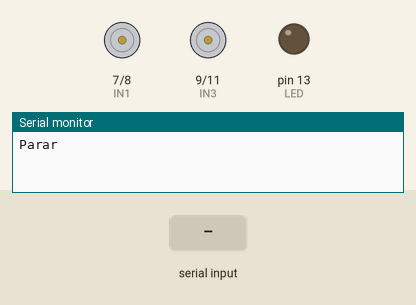
A sketch run on a simulated Arduino Uno, built with avr-gcc and run on an emulated ATmega328P. Parts: motor-driver pin pairs drawn as motors (green arrow = first pin HIGH = forward, orange = second pin HIGH = backward, longer = more drive, scaled by the enable pin), output pins drawn as LEDs (lit = HIGH), the last lines printed to the serial monitor. Inputs (shaded band) come from the test bench.

Above: at 1.2 s.
1.3 s: "+" received over Serial
At 2.3 s:
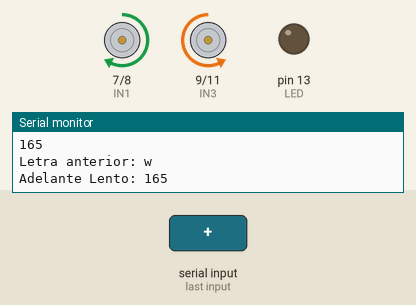
2.8 s: "l" received over Serial
At 3.5 s:
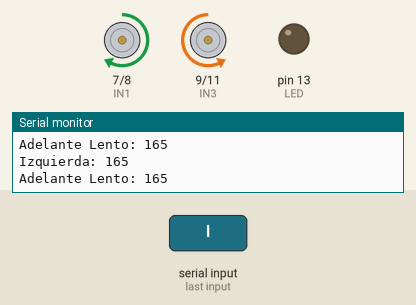
4.3 s: "r" received over Serial
5.8 s: "f" received over Serial
7.3 s: "b" received over Serial
At 8.1 s:
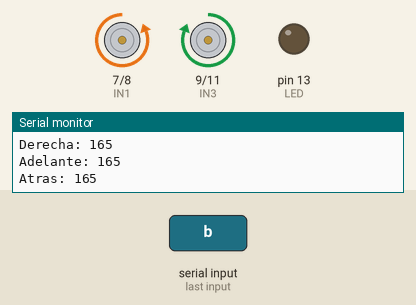
8.8 s: "a" received over Serial
At 9.3 s:
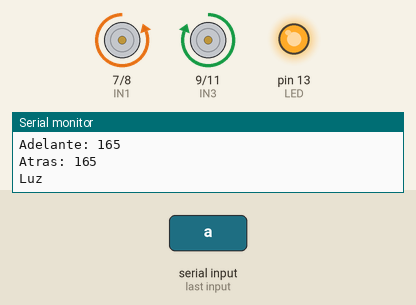
Timing chart, 0 to 11.3 s (numbered marks = the images above; inputs shaded):
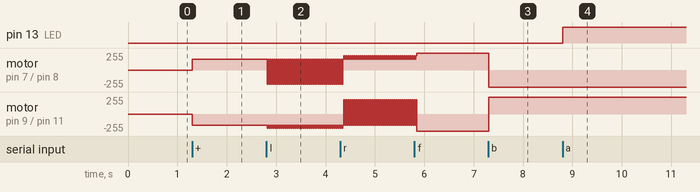

The sketch:

bluetooth_car_javi_v03.ino
```cpp
//www.elegoo.com
// https://informatica.javiteran.com
// https://www.youtube.com/javiteran
// @javiteran
// https://github.com/javiteran/Arduino

// Permite controlar el ELEGOO UNO Proyecto Kit de Coche Robot Inteligente V3.0
// Permite ir hacia adelante y atrás rápido. Girar sin parar y aumentar o disminuir la velocidad
#define ENA 5
#define ENB 6
#define IN1 7
#define IN2 8
#define IN3 9
#define IN4 11
#define LED 13

unsigned char carSpeed = 150;
bool state = LOW;
char getstr;
char AnteriorLetra ='w';
int retraso = 500;

void forward(){
  digitalWrite(ENA,HIGH);
  digitalWrite(ENB,HIGH);
  digitalWrite(IN1,HIGH);
  digitalWrite(IN2,LOW);
  digitalWrite(IN3,LOW);
  digitalWrite(IN4,HIGH);
  Serial.print("Adelante: ");
  Serial.println(carSpeed);
}

void back(){
  digitalWrite(ENA,HIGH);
  digitalWrite(ENB,HIGH);
  digitalWrite(IN1,LOW);
  digitalWrite(IN2,HIGH);
  digitalWrite(IN3,HIGH);
  digitalWrite(IN4,LOW);
  Serial.print("Atras: ");
  Serial.println(carSpeed);
}

void left(){
  analogWrite(ENA,carSpeed+50);
  analogWrite(ENB,carSpeed+50);
  digitalWrite(IN1,LOW);
  digitalWrite(IN2,HIGH);
  digitalWrite(IN3,LOW);
  digitalWrite(IN4,HIGH);
  Serial.print("Izquierda: ");
  Serial.println(carSpeed);
}

void right(){
  analogWrite(ENA,carSpeed+50);
  analogWrite(ENB,carSpeed+50);
  digitalWrite(IN1,HIGH);
  digitalWrite(IN2,LOW);
  digitalWrite(IN3,HIGH);
  digitalWrite(IN4,LOW);
  Serial.print("Derecha: ");
  Serial.println(carSpeed);
}

void AdelanteLento(){
  analogWrite(ENA,carSpeed);
  analogWrite(ENB,carSpeed);
  digitalWrite(IN1,HIGH);
  digitalWrite(IN2,LOW);
  digitalWrite(IN3,LOW);
  digitalWrite(IN4,HIGH);
 // delay(retraso);
  Serial.print("Adelante Lento: ");
  Serial.println(carSpeed);
}

void AtrasLento(){
  analogWrite(ENA,carSpeed);
  analogWrite(ENB,carSpeed);
  digitalWrite(IN1,LOW);
  digitalWrite(IN2,HIGH);
  digitalWrite(IN3,HIGH);
  digitalWrite(IN4,LOW);
//  delay(retraso);
  Serial.print("Atras Lento: ");
  Serial.println(carSpeed);
}

void stop(){
  digitalWrite(ENA,LOW);
  digitalWrite(ENB,LOW);
  Serial.println("Parar");
}

void stateChange(){
  state = !state;
  digitalWrite(LED, state);
  Serial.println("Luz");
}

void setup() {
  Serial.begin(9600);
  pinMode(LED, OUTPUT);
  pinMode(IN1, OUTPUT);
  pinMode(IN2, OUTPUT);
  pinMode(IN3, OUTPUT);
  pinMode(IN4, OUTPUT);
  pinMode(ENA, OUTPUT);
  pinMode(ENB, OUTPUT);
  stop();
}

void QueVelocidad (bool miVelocidad) {
  if (miVelocidad) {
    if (carSpeed < 300) { carSpeed = carSpeed + 15; }
  } else {
    if (carSpeed > 80)  {carSpeed = carSpeed - 15; }
  }
  Serial.println("Velocidad: " );
  Serial.println(carSpeed);
}

void loop() {
  getstr = Serial.read();
  //Hacer que la velocidad suba o baje sin parar el robot
  if (getstr == '+') {
    QueVelocidad(true);
    getstr = AnteriorLetra;
    Serial.print ("Letra anterior: ");
    Serial.println(getstr);
  }
  if (getstr == '-') {
    QueVelocidad(false);
    getstr = AnteriorLetra;
    Serial.print("Letra anterior: ");
    Serial.println(getstr);
  }
  //Hacer que el giro sea suave y el coche siga hacia adelante.
  if (AnteriorLetra == 'l') { AdelanteLento(); delay(20);  left();  delay(20); }
  if (AnteriorLetra == 'r') { AdelanteLento(); delay(20);  right(); delay(20);}

  switch(getstr){
    case 'f': forward();        AnteriorLetra= 'f';       break;
    case 'b': back();           AnteriorLetra= 'b';       break;
    case 'l': left();           AnteriorLetra= 'l';       break;
    case 'r': right();          AnteriorLetra= 'r';       break;
    case 's': stop();           AnteriorLetra= 's';       break;
    case 'a': stateChange();    AnteriorLetra= 'a';       break;
    case 'w': AdelanteLento();  AnteriorLetra= 'w';       break;
    case 'z': AtrasLento();     AnteriorLetra= 'z';       break;
    default:  break;
  }
}
```

Measured:
- after the input at 1.3 s, motor on pin 7 (IN1) / pin 8 (IN2): stopped → forward 165/255 at once; motor on pin 9 (IN3) / pin 11 (IN4): stopped → backward 165/255 at once
- after the input at 2.8 s, motor on pin 7 (IN1) / pin 8 (IN2): alternates backward 215/255 for 0.02 s and forward 165/255 for 0.02 s, starting at once; motor on pin 9 (IN3) / pin 11 (IN4): alternates backward 215/255 for 0.02 s and backward 165/255 for 0.02 s, starting at once
- after the input at 7.3 s, motor on pin 7 (IN1) / pin 8 (IN2): forward 255/255 → backward 255/255 at once; motor on pin 9 (IN3) / pin 11 (IN4): backward 255/255 → forward 255/255 at once
- after the input at 8.8 s, pin 13 (LED): LOW → HIGH at once
